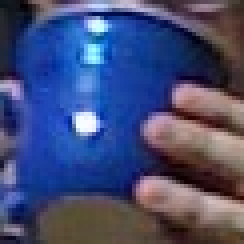
//> input picture BlueCup.jpg, 61 x 61 px (shown 4 times larger)
$ ./AdaptiveThreshold 100 1 1 3 2 ../../BlueCup.jpg   (built with g++ and OpenCV 4)
//> lines starting //> are read from the running program, lines starting //| are printed output that depends on the picture; after the words box and inside, x2 and y2 are one past the last pixel; in counts of white or black regions, pixels touching at a corner belong together
#include <opencv2/opencv.hpp>
#include <iostream>
using namespace std;

int main (int argc, char** argv) {
	if(argc != 7) {
		cout <<
			"Usage: " << argv[0] << " fixed_threshold invert(0=off|1=on) "
			"adaptive_type(0=mean|1=gaussian) block_size offset image\n"
			"Example: " << argv[0] << " 100 1 0 15 10 fruits.jpg\n";
		return -1;
	}

	// Command line
	double fixed_threshold = (double)atof(argv[1]);
	int threshold_type = atoi(argv[2]) ? cv::THRESH_BINARY : cv::THRESH_BINARY_INV;
	int adaptive_method = atoi(argv[3]) ? cv::ADAPTIVE_THRESH_MEAN_C : cv::ADAPTIVE_THRESH_GAUSSIAN_C;
	int block_size = atoi(argv[4]);
	double offset = (double)atof(argv[5]);
	cv::Mat Igray = cv::imread(argv[6], CV_LOAD_IMAGE_GRAYSCALE);
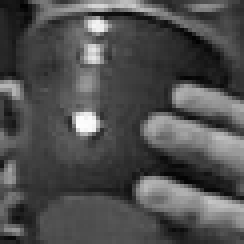
//> Igray: 61 rows x 61 cols, CV_8UC1 (shown 4 times larger); min 2, max 253, mean 78.6

	// Read in gray image
	if(Igray.empty()) {
		cout << "Can not load " << argv[6] << endl; return -1;
	}

	// Declare the output images
	cv::Mat It, Iat;

	// Thresholds
	cv::threshold(
		Igray,
		It,
		fixed_threshold,
		255,
		threshold_type
	);
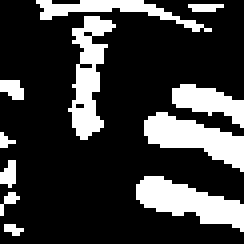
//> It: 61 rows x 61 cols, CV_8UC1 (shown 4 times larger); 23.1% white; 11 white regions (4 under 20 px), largest, box (x1, y1, x2, y2) and area: (34, 44, 61, 58) 194, (36, 28, 61, 43) 184, (17, 4, 29, 35) 178
	cv::adaptiveThreshold(
		Igray,
		Iat,
		255,
		adaptive_method,
		threshold_type,
		block_size,
		offset
	);
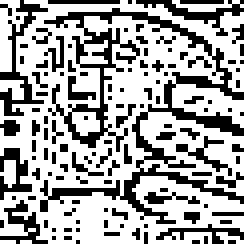
//> Iat: 61 rows x 61 cols, CV_8UC1 (shown 4 times larger); 64.8% white; black in thin lines or dots

	// Show the results
	cv::namedWindow( "Raw", cv::WINDOW_AUTOSIZE );
	cv::namedWindow( "Threshold", cv::WINDOW_AUTOSIZE );
	cv::namedWindow( "Adaptive Threshold", cv::WINDOW_AUTOSIZE );

	cv::imshow("Raw", Igray);
	cv::imshow("Threshold", It);
	cv::imshow("Adaptive Threshold", Iat);

	cv::waitKey(0);

	cv::destroyWindow( "Raw" );
	cv::destroyWindow( "Threshold" );
	cv::destroyWindow( "Adaptive Threshold" );


	return 0;
}

$ run again, on HandOutdoorColor.jpg
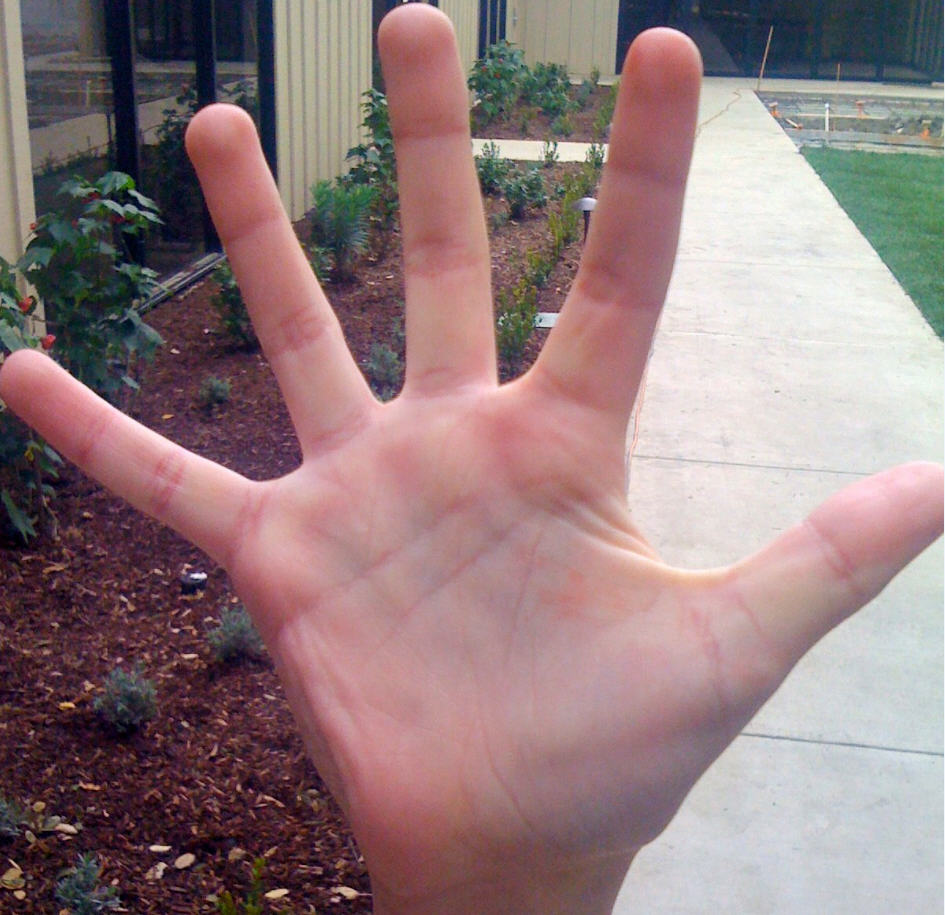
//> input picture HandOutdoorColor.jpg, 945 x 915 px
//> `cv::threshold( Igray, It, fixed_threshold, 255, threshold_type );`:
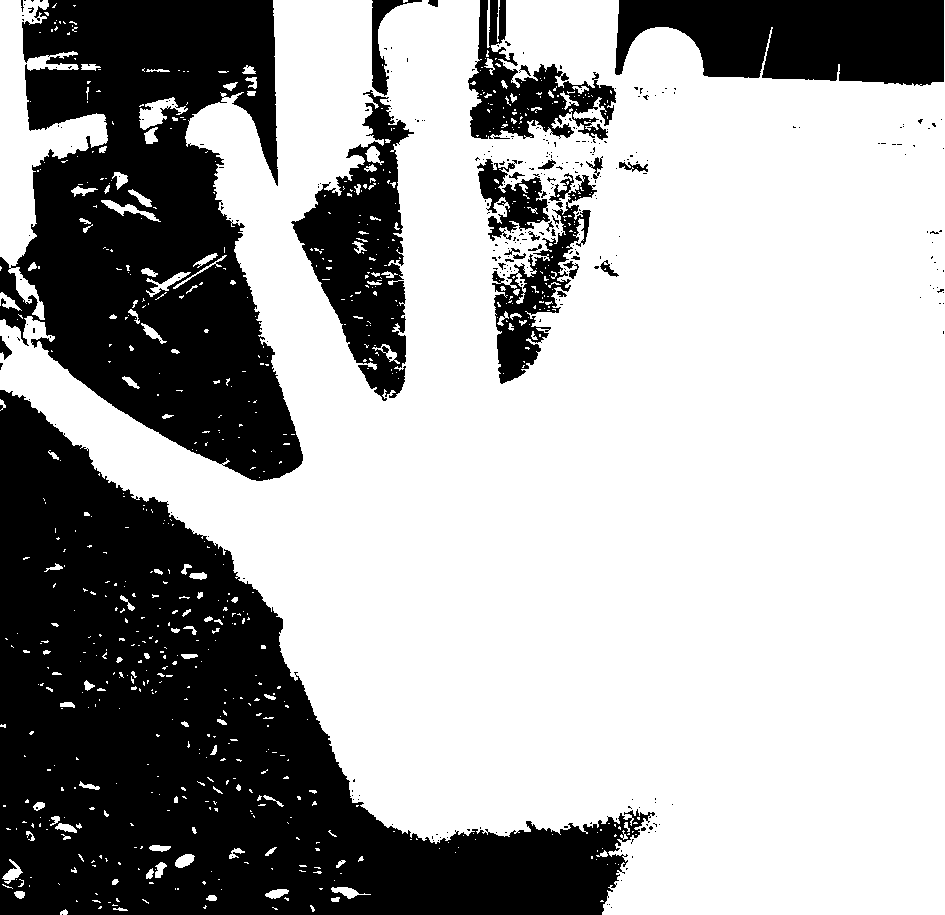
//> It: 915 rows x 945 cols, CV_8UC1; 65.3% white; 321 black regions (290 under 20 px), largest, box (x1, y1, x2, y2) and area: (0, 390, 655, 915) 150110, (0, 0, 303, 481) 89307, (615, 0, 944, 86) 22523
//> `cv::adaptiveThreshold( Igray, Iat, 255, adaptive_method, threshold_typ..`:
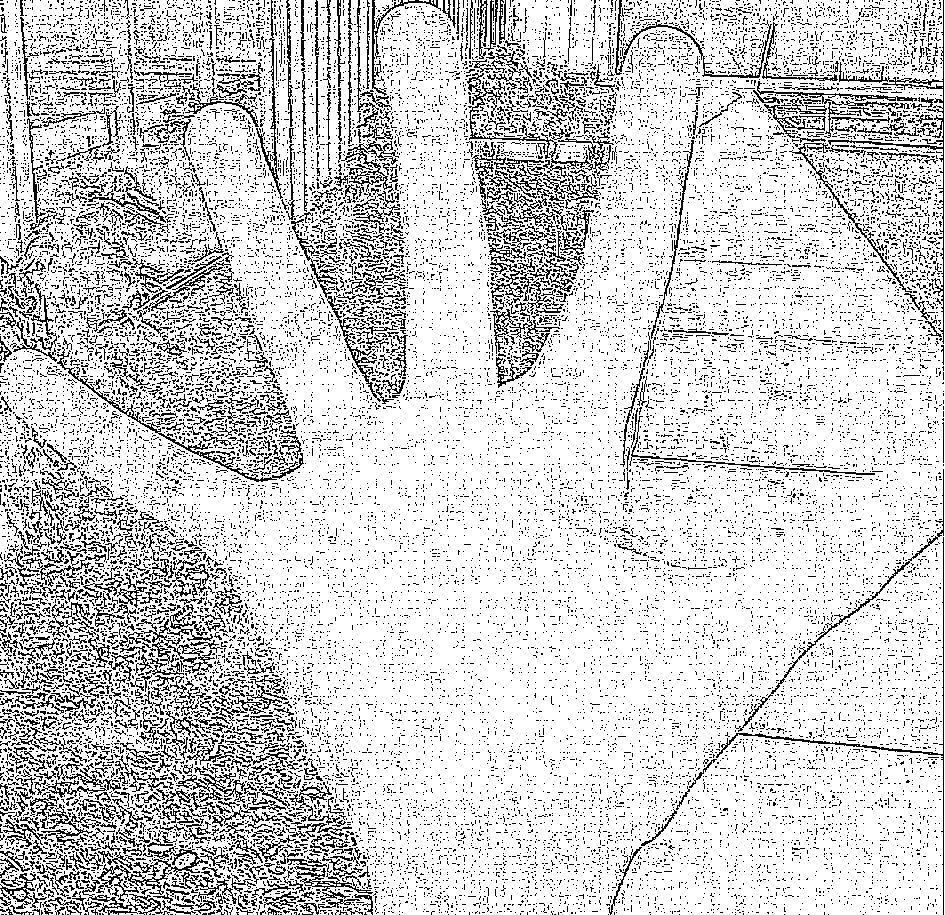
//> Iat: 915 rows x 945 cols, CV_8UC1; 82.3% white; black in thin lines or dots

$ run again, on HandOutdoorSunColor.jpg
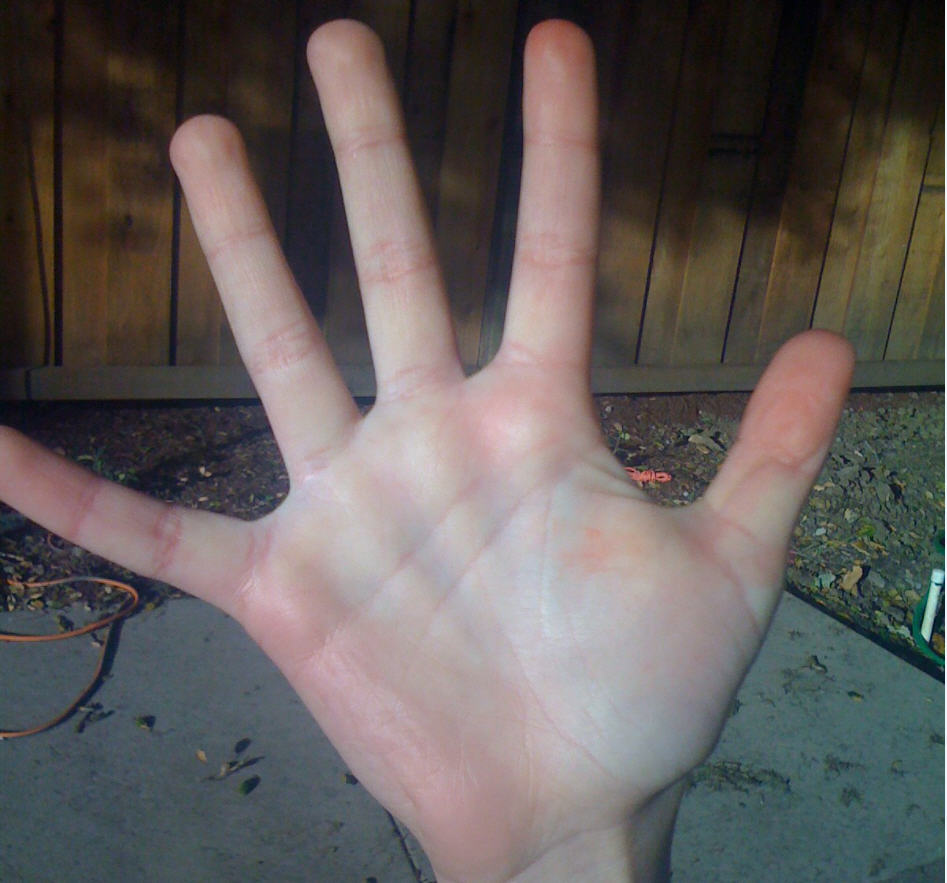
//> input picture HandOutdoorSunColor.jpg, 947 x 883 px
//> `cv::threshold( Igray, It, fixed_threshold, 255, threshold_type );`:
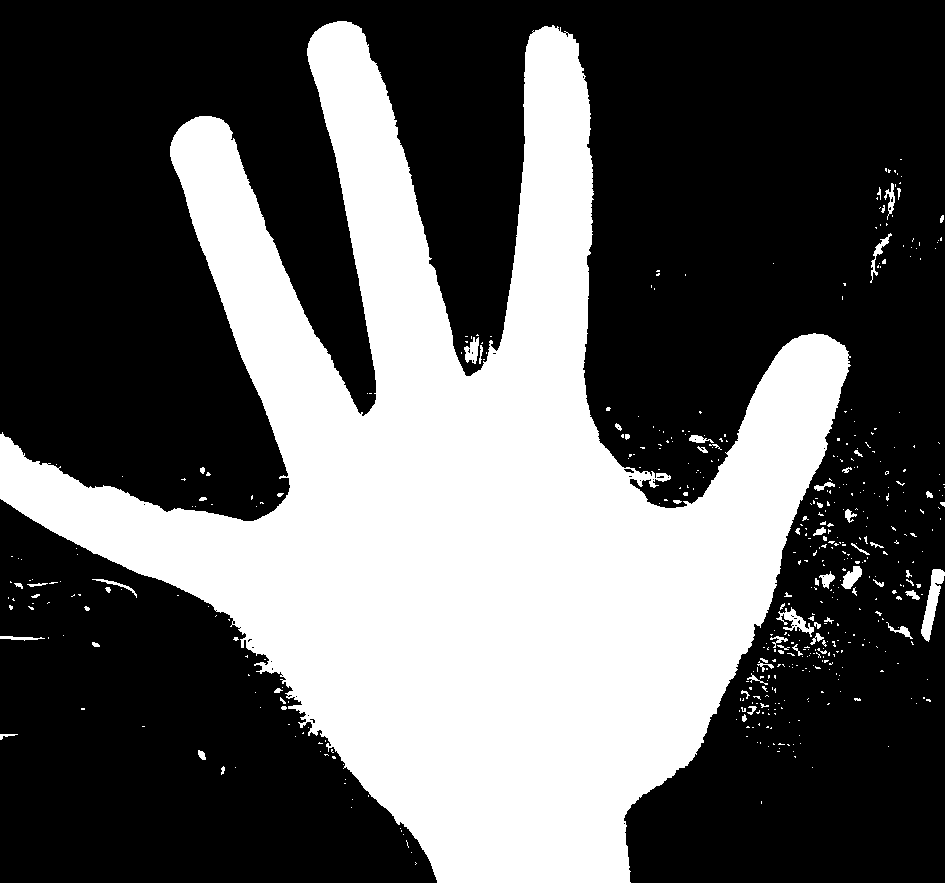
//> It: 883 rows x 947 cols, CV_8UC1; 36.7% white; 490 white regions (425 under 20 px), largest, box (x1, y1, x2, y2) and area: (0, 21, 851, 883) 299047, (921, 0, 947, 883) 2521, (776, 607, 814, 637) 383
//> `cv::adaptiveThreshold( Igray, Iat, 255, adaptive_method, threshold_typ..`:
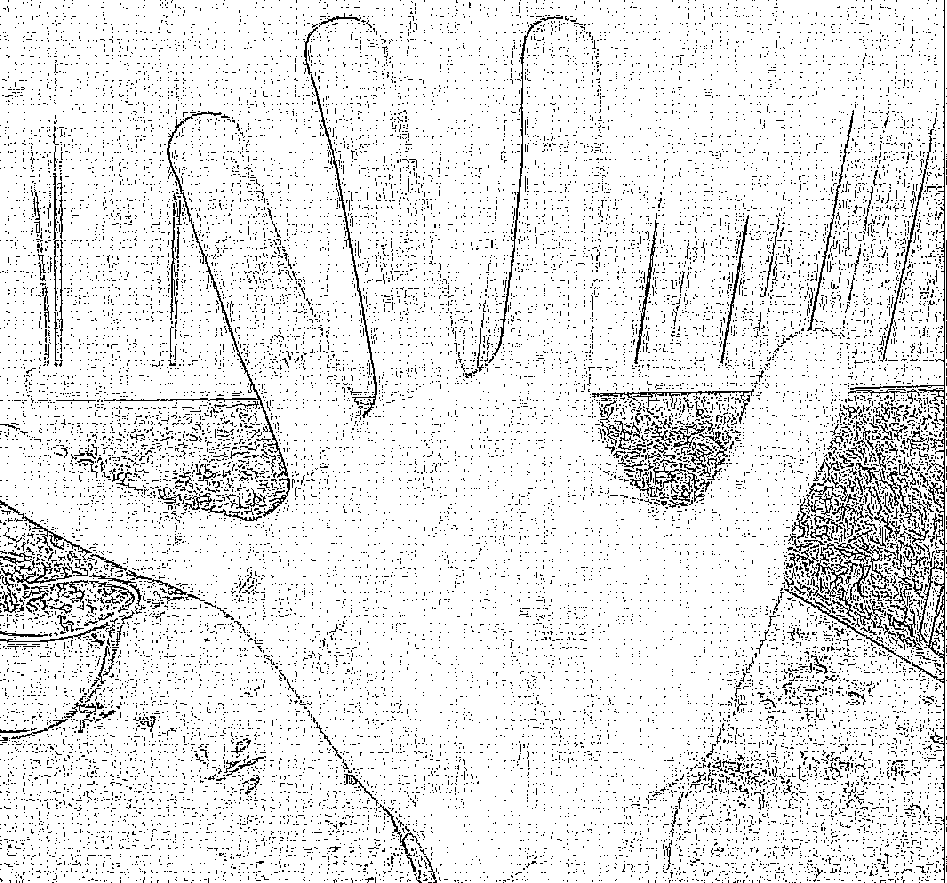
//> Iat: 883 rows x 947 cols, CV_8UC1; 90.8% white; black in thin lines or dots

$ run again, on adrian.jpg
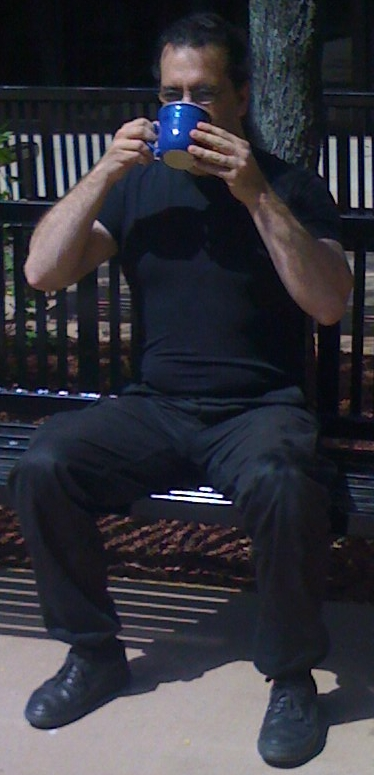
//> input picture adrian.jpg, 374 x 775 px
//> `cv::threshold( Igray, It, fixed_threshold, 255, threshold_type );`:
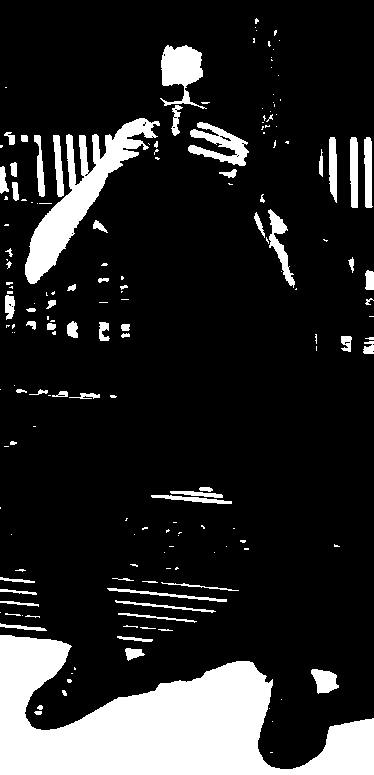
//> It: 775 rows x 374 cols, CV_8UC1; 15.8% white; 175 white regions (106 under 20 px), largest, box (x1, y1, x2, y2) and area: (0, 635, 374, 775) 27947, (25, 118, 160, 284) 5851, (160, 45, 207, 109) 1616
//> `cv::adaptiveThreshold( Igray, Iat, 255, adaptive_method, threshold_typ..`:
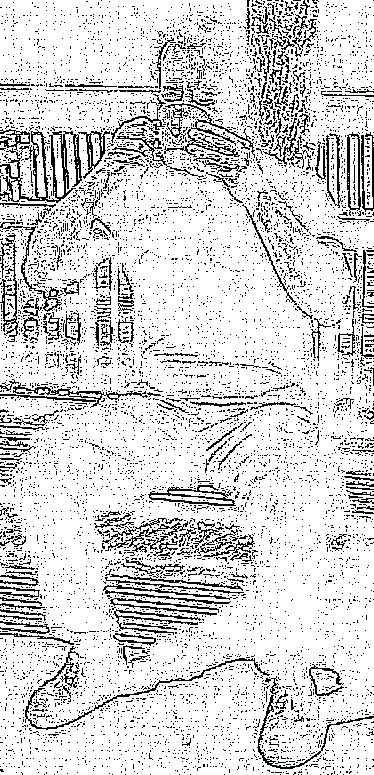
//> Iat: 775 rows x 374 cols, CV_8UC1; 84.2% white; black in thin lines or dots
